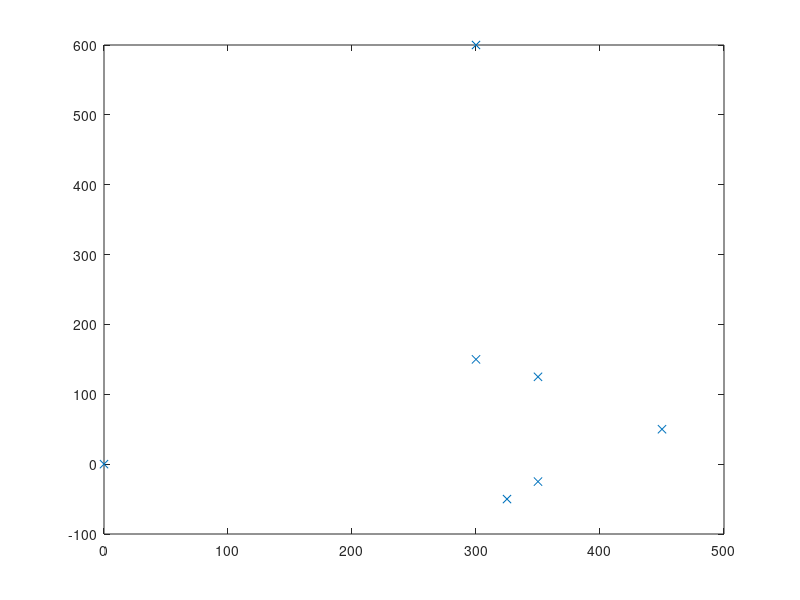

The MATLAB script that drew this image: (Note: this script raises an error after producing the figure.)
clc
clear all

zs = [0, 10, 20];
zu = [0, 10, 20];
0; zoZero = 0; xoZero = 0;
yaZero = 300; zaZero = 600; xaZero = 35; %0
ybZero = 300; zbZero = 150; xbZero = 5; %0
ycZero = 350; zcZero = 125; xcZero = -15; %0
ydZero = 350; zdZero = -25; xdZero = -35; %0
yeZero = 325; zeZero = -50; xeZero = -31; %0
yuZero = 450; zuZero = 50; xuZero = -35; %0
pocz = [0, 300, 300, 350, 350, 325, 450; 0, 600, 150, 125, -25, -50, 50;0, 35, 5, -15, -35, -31, -35];
plot(pocz(1,:), pocz(2,:), 'x');
hold on
for i=1:length(zs)
    [par, cord] = coordinatesModel(zs(i), zu(i));
    plot(cord(1,:), cord(2,:), 'o');
    hold on
    grid on
end